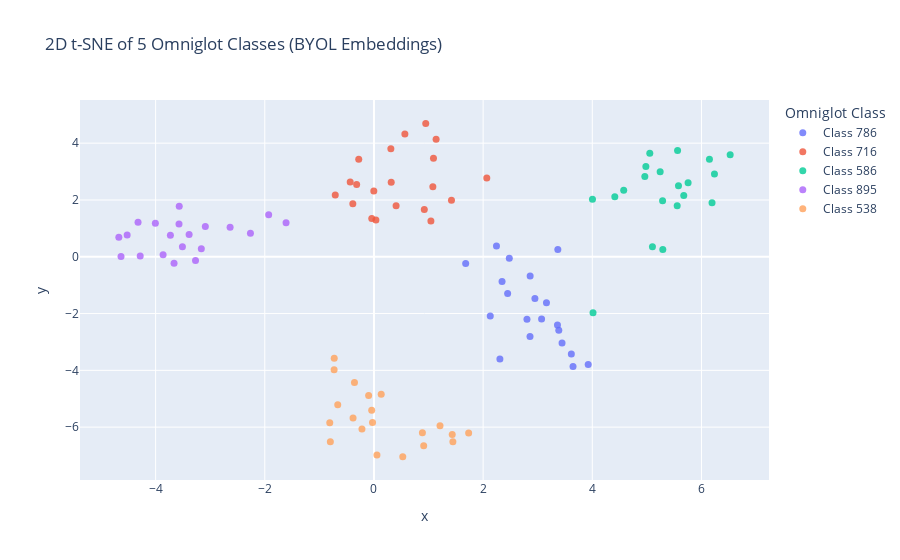

The notebook cell this image was saved under:
### Code cell
from sklearn.manifold import TSNE

# Compute 2D t-SNE
tsne_2d = TSNE(n_components=2, perplexity=30, init='pca', random_state=42)
X_2d = tsne_2d.fit_transform(X)

# Prepare DataFrame for plotting
df_2d = pd.DataFrame({
    'x': X_2d[:, 0],
    'y': X_2d[:, 1],
    'class': y
})
df_2d = df_2d[df_2d['class'].isin(selected_classes)]
df_2d['class'] = df_2d['class'].map(label_map)

import plotly.express as px

fig2d = px.scatter(
    df_2d, x='x', y='y', color='class',
    title="2D t-SNE of 5 Omniglot Classes (BYOL Embeddings)",
    labels={"class": "Omniglot Class"},
    opacity=0.8
)
fig2d.update_traces(marker=dict(size=7))
fig2d.show()

### Figure 1 — Plotly figure (JSON) as saved in the notebook; plotly's stock layout.template omitted (floating-point values rounded to 4 significant figures)
{"data": [{"hovertemplate": "Omniglot Class=Class 786<br>x=%{x}<br>y=%{y}<extra></extra>", "legendgroup": "Class 786", "marker": {"color": "#636efa", "opacity": 0.8, "size": 7, "symbol": "circle"}, "mode": "markers", "name": "Class 786", "orientation": "v", "showlegend": true, "type": "scatter", "x": [2.48, 2.245, 2.449, 2.803, 2.131, 2.347, 3.071, 3.616, 3.16, 3.446, 3.386, 2.949, 3.362, 2.307, 3.925, 3.647, 2.859, 1.68, 3.369, 2.861], "xaxis": "x", "y": [-0.05599, 0.3796, -1.297, -2.203, -2.088, -0.8686, -2.192, -3.423, -1.62, -3.037, -2.584, -1.47, -2.405, -3.603, -3.796, -3.869, -2.81, -0.2409, 0.2524, -0.6791], "yaxis": "y"}, {"hovertemplate": "Omniglot Class=Class 716<br>x=%{x}<br>y=%{y}<extra></extra>", "legendgroup": "Class 716", "marker": {"color": "#EF553B", "opacity": 0.8, "size": 7, "symbol": "circle"}, "mode": "markers", "name": "Class 716", "orientation": "v", "showlegend": true, "type": "scatter", "x": [-0.4352, -0.2789, 1.091, 1.079, 1.043, -0.7091, 0.3161, 0.9224, 2.067, 0.9487, 1.42, 0.4057, -0.04014, -0.387, -0.002618, 0.5663, -0.317, 0.3097, 1.139, 0.03578], "xaxis": "x", "y": [2.629, 3.429, 3.465, 2.467, 1.26, 2.171, 2.62, 1.667, 2.774, 4.697, 1.99, 1.792, 1.348, 1.863, 2.318, 4.325, 2.547, 3.807, 4.142, 1.293], "yaxis": "y"}, {"hovertemplate": "Omniglot Class=Class 586<br>x=%{x}<br>y=%{y}<extra></extra>", "legendgroup": "Class 586", "marker": {"color": "#00cc96", "opacity": 0.8, "size": 7, "symbol": "circle"}, "mode": "markers", "name": "Class 586", "orientation": "v", "showlegend": true, "type": "scatter", "x": [5.676, 5.579, 4.413, 5.243, 5.292, 6.194, 5.102, 5.555, 4.981, 4.575, 5.054, 5.288, 4.962, 6.526, 5.562, 4.013, 4.003, 6.146, 6.238, 5.755], "xaxis": "x", "y": [2.153, 2.499, 2.114, 2.994, 0.2566, 1.901, 0.35, 1.794, 3.176, 2.339, 3.642, 1.97, 2.827, 3.592, 3.743, -1.971, 2.027, 3.437, 2.915, 2.607], "yaxis": "y"}, {"hovertemplate": "Omniglot Class=Class 895<br>x=%{x}<br>y=%{y}<extra></extra>", "legendgroup": "Class 895", "marker": {"color": "#ab63fa", "opacity": 0.8, "size": 7, "symbol": "circle"}, "mode": "markers", "name": "Class 895", "orientation": "v", "showlegend": true, "type": "scatter", "x": [-3.662, -3.572, -4.634, -4.521, -3.089, -1.929, -1.61, -3.567, -4.283, -3.163, -4.005, -3.269, -3.729, -3.863, -2.263, -4.322, -3.509, -4.674, -3.386, -2.635], "xaxis": "x", "y": [-0.2253, 1.151, 0.008808, 0.767, 1.069, 1.477, 1.196, 1.783, 0.02689, 0.2816, 1.182, -0.1312, 0.7552, 0.07217, 0.831, 1.218, 0.3493, 0.6896, 0.7853, 1.035], "yaxis": "y"}, {"hovertemplate": "Omniglot Class=Class 538<br>x=%{x}<br>y=%{y}<extra></extra>", "legendgroup": "Class 538", "marker": {"color": "#FFA15A", "opacity": 0.8, "size": 7, "symbol": "circle"}, "mode": "markers", "name": "Class 538", "orientation": "v", "showlegend": true, "type": "scatter", "x": [1.434, -0.7279, -0.04155, 1.21, -0.3829, -0.09734, -0.7299, 0.1329, -0.22, 0.0547, -0.357, -0.8099, 1.735, -0.799, 0.8875, 1.446, -0.02629, 0.9112, 0.5279, -0.6636], "xaxis": "x", "y": [-6.259, -3.572, -5.401, -5.951, -5.676, -4.889, -3.982, -4.84, -6.065, -6.981, -4.425, -5.848, -6.203, -6.516, -6.198, -6.512, -5.84, -6.656, -7.038, -5.207], "yaxis": "y"}], "layout": {"legend": {"title": {"text": "Omniglot Class"}, "tracegroupgap": 0}, "title": {"text": "2D t-SNE of 5 Omniglot Classes (BYOL Embeddings)"}, "xaxis": {"anchor": "y", "domain": [0, 1], "title": {"text": "x"}}, "yaxis": {"anchor": "x", "domain": [0, 1], "title": {"text": "y"}}}}
